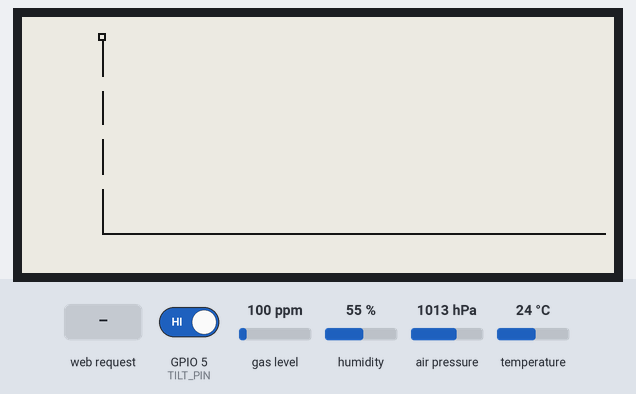
A program run on a simulated ESP32-C3. Shown: 296×128 one-colour display. The inputs (shaded band) are chosen by the test bench; at power-on: air pressure 1013 hPa, temperature 24 °C, GPIO 5 (TILT_PIN) HIGH, gas level 100 ppm, humidity 55 %. What the program prints to the serial monitor is not drawn.

Above: at 5.8 s.
5.9 s: HTTP request GET /toggle received
At 9.1 s:
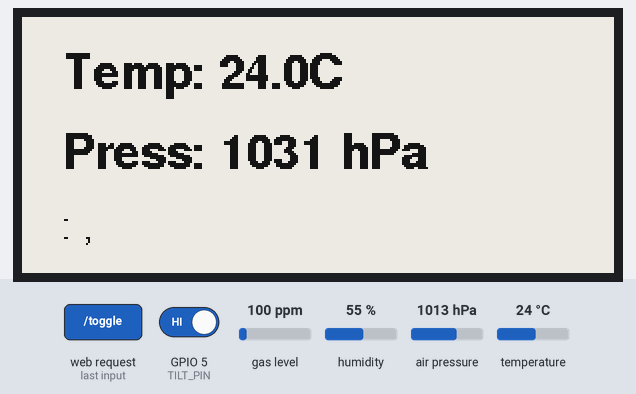
9.7 s: air pressure set to 952 hPa
At 12.4 s:
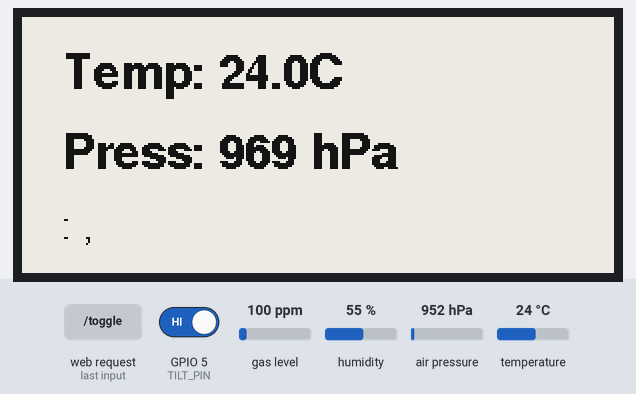
12.7 s: temperature set to 12 °C
At 14.8 s:
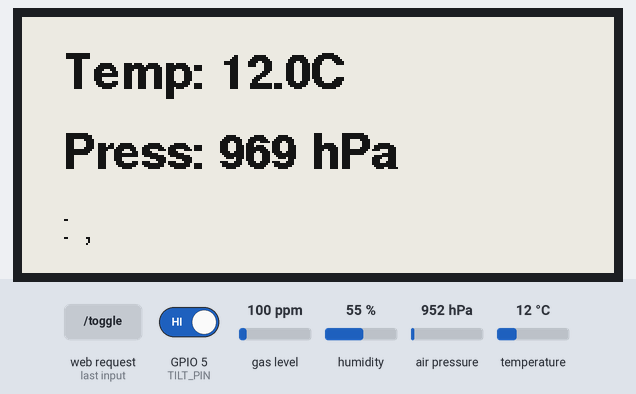
15.7 s: air pressure set to 1000 hPa
At 18.3 s:
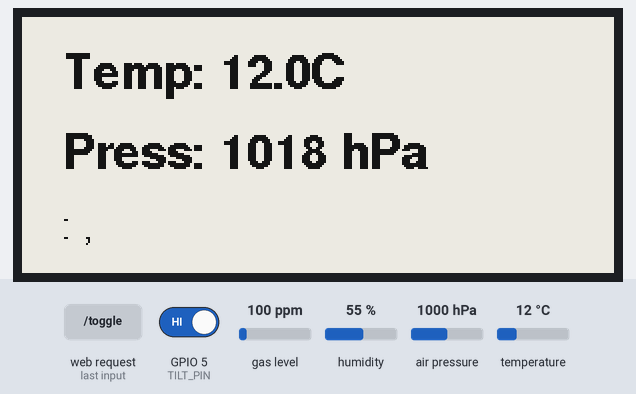
18.7 s: HTTP request GET /toggle?plain=1 received
At 20.6 s:
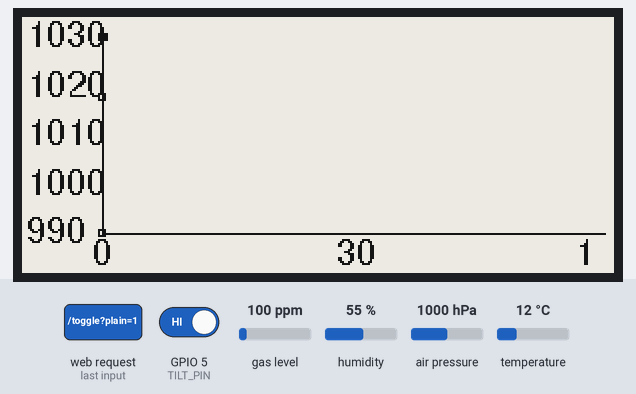
21.7 s: HTTP request GET /toggle?plain=0 received
At 24.1 s:
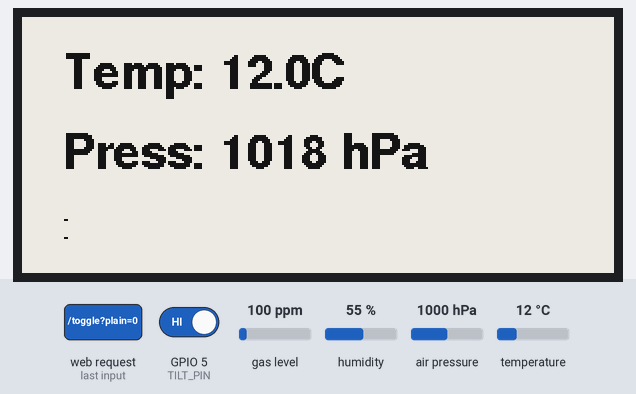
Timing chart, 0 to 25.6 s (numbered marks = the images above; inputs shaded):
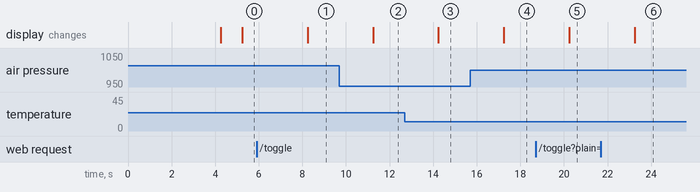

The program:

main.cpp
```cpp
/**
 * ============================================================================
 *  Pocket Weather Station v5: BMP390 + e-Ink + WiFi AP + Zambretti + TILT
 *  ✅ Плавный Canvas-график с авто-масштабом и областью под кривой
 *  ✅ Toast-уведомления (прогноз, данные, ориентация)
 *  ✅ Веб-ползунок скорости обновления (1-30 сек)
 *  ✅ Неблокирующий цикл для стабильной WiFi-работы
 * ============================================================================
 */
#include <Arduino.h>
#include <Wire.h>
#include <SPI.h>
#include <WiFi.h>
#include <WebServer.h>
#include <DNSServer.h>
#include <Adafruit_Sensor.h>
#include <Adafruit_BMP3XX.h>
#include <GxEPD2_BW.h>
#include <Fonts/FreeSans9pt7b.h>
#include <Fonts/FreeSansBold12pt7b.h>

// --- Пины ---
#define BMP_SDA     8
#define BMP_SCL     9
#define BMP_ADDR    0x77
#define TILT_PIN    5

#define EPD_CS      10
#define EPD_DC      4
#define EPD_RST     3
#define EPD_BUSY    2
#define EPD_SCLK    6
#define EPD_MOSI    7
#define EPD_MISO    -1

// --- Настройки ---
#define ALTITUDE_M          150.0f
#define MAX_BUFFER_SIZE     1200
#define TREND_LOOKBACK_SEC  30
#define TREND_THRESHOLD     0.2f
#define DEBOUNCE_MS         50

// --- WiFi ---
#define AP_SSID     "Pocket"
const IPAddress AP_IP(192, 168, 4, 1);

// --- Объекты ---
GxEPD2_290_T94 eink_driver(EPD_CS, EPD_DC, EPD_RST, EPD_BUSY);
GxEPD2_BW<GxEPD2_290_T94, GxEPD2_290_T94::HEIGHT> display(eink_driver);
Adafruit_BMP3XX bmp;
DNSServer dnsServer;
WebServer server(80);

// --- Состояние ---
volatile uint8_t display_mode = 0; // 0: График, 1: Данные
volatile uint32_t update_interval_ms = 3000;
struct DataPoint { float pressure; float temp; uint32_t ts; };
static DataPoint history[MAX_BUFFER_SIZE];
static int buf_head = 0, buf_count = 0;
volatile float web_temp = 0.0, web_press = 0.0;
const char* web_forecast = "Загрузка...";

// Tilt
uint8_t current_rotation = 1;
bool tilt_stable = false, tilt_pending = false, display_needs_redraw = false;
uint32_t tilt_last_ms = 0;

// ============================================================================
// 📊 ДАТЧИК И РАСЧЁТЫ
// ============================================================================
bool readBMP390(float* out_temp, float* out_press_hpa) {
    float t_sum = 0, p_sum = 0;
    for (uint8_t i = 0; i < 3; i++) {
        if (!bmp.performReading()) return false;
        t_sum += bmp.temperature;
        p_sum += bmp.pressure / 100.0f;
        delay(10);
    }
    *out_temp = t_sum / 3;
    *out_press_hpa = p_sum / 3;
    return true;
}

float calcSeaLevelPressure(float p_raw, float temp_c, float altitude) {
    float T_k = temp_c + 273.15f;
    return p_raw * powf(1.0f + (0.0065f * altitude) / T_k, 5.255f);
}

void pushDataPoint(float p, float t) {
    uint32_t ts = millis() / 1000;
    history[buf_head] = {p, t, ts};
    buf_head = (buf_head + 1) % MAX_BUFFER_SIZE;
    if (buf_count < MAX_BUFFER_SIZE) buf_count++;
}

float getTrend(float current_p) {
    if (buf_count < 2) return 0.0f;
    uint32_t now_sec = millis() / 1000;
    float oldest_p = 0; bool found = false;
    for (int i = 0; i < buf_count; i++) {
        int idx = (buf_head - buf_count + i + MAX_BUFFER_SIZE) % MAX_BUFFER_SIZE;
        if ((now_sec - history[idx].ts) <= TREND_LOOKBACK_SEC) { oldest_p = history[idx].pressure; found = true; }
    }
    return found ? (current_p - oldest_p) : 0.0f;
}

const char* getZambrettiForecast(float press, float trend) {
    if (press > 1020.0f) {
        if (trend > TREND_THRESHOLD) return "Ясно, улучшение";
        if (trend < -TREND_THRESHOLD) return "Переменная облачность";
        return "Ясно, стабильно";
    } else if (press > 1000.0f) {
        if (trend > TREND_THRESHOLD) return "Облачно, прояснения";
        if (trend < -TREND_THRESHOLD) return "Возможен дождь";
        return "Переменная облачность";
    } else {
        if (trend < -TREND_THRESHOLD * 1.3f) return "Дождь, ухудшение";
        if (trend > TREND_THRESHOLD * 1.3f) return "Облачно, улучшение";
        return "Пасмурно";
    }
}

// ============================================================================
// 🌐 ВЕБ-ИНТЕРФЕЙС И API
// ============================================================================
const char* HTML_PAGE = R"rawliteral(
<!DOCTYPE html>
<html lang="ru">
<head>
<meta charset="utf-8"><meta name="viewport" content="width=device-width,initial-scale=1">
<title>Pocket Weather</title>
<style>
  :root { --bg: #f4f4f9; --card: #fff; --text: #333; --accent: #3498db; --warn: #e67e22; }
  body{font-family:system-ui,-apple-system,sans-serif;background:var(--bg);margin:0;padding:15px;text-align:center;color:var(--text)}
  .wrap{max-width:360px;margin:0 auto}
  h1{margin:0 0 10px;font-size:20px}
  .card{background:var(--card);border-radius:12px;padding:15px;margin:10px 0;box-shadow:0 3px 6px rgba(0,0,0,.1)}
  .row{display:flex;justify-content:space-around;align-items:center}
  .val{font-size:28px;font-weight:bold}
  .unit{font-size:14px;color:#7f8c8d}
  .fc{font-size:16px;color:var(--warn);font-weight:600}
  .status-bar{font-size:12px;color:#95a5a6;display:flex;justify-content:space-between;margin:8px 0}
  .ctrl{margin:10px 0}
  input[type=range]{width:100%}
  .btn{display:inline-block;padding:10px 20px;border:none;border-radius:8px;font-size:14px;font-weight:600;cursor:pointer;color:#fff;margin:5px}
  .btn-log{background:#3498db} .btn-mode{background:#2ecc71}
  canvas{background:#fff;width:100%;height:200px;border-radius:10px;box-shadow:0 2px 4px rgba(0,0,0,.1);margin:10px 0}
  #toast-container{position:fixed;top:20px;left:50%;transform:translateX(-50%);z-index:999;display:flex;flex-direction:column;gap:8px}
  .toast{padding:10px 15px;border-radius:8px;color:#fff;font-size:13px;opacity:0;transform:translateY(-10px);transition:all 0.3s;box-shadow:0 3px 6px rgba(0,0,0,.2)}
  .toast.show{opacity:1;transform:translateY(0)}
  .toast.info{background:#3498db} .toast.warn{background:#e67e22} .toast.ok{background:#27ae60}
</style>
</head>
<body>
<div class="wrap">
<h1>Pocket Weather</h1>
<div class="status-bar">
  <span id="orient">📐 Ориентация: --</span>
  <span id="interval-disp">⏱ 3 сек</span>
</div>

<div class="card">
  <div class="row">
    <div><div style="font-size:12px;color:#95a5a6">Температура</div><div class="val"><span id="t">--</span><span class="unit">°C</span></div></div>
    <div><div style="font-size:12px;color:#95a5a6">Давление</div><div class="val"><span id="p">--</span><span class="unit">гПа</span></div></div>
  </div>
  <div class="fc" id="fc" style="margin-top:8px">Прогноз: --</div>
</div>

<canvas id="chart" width="320" height="200"></canvas>

<div class="ctrl">
  <label>Скорость обновления: <input type="range" id="int-slider" min="1" max="30" value="3" step="1"></label>
</div>

<div>
  <button class="btn btn-mode" onclick="toggleMode()">🔄 Режим e-Ink</button>
  <button class="btn btn-log" onclick="downloadLog()">📥 Лог CSV</button>
</div>
</div>

<div id="toast-container"></div>

<script>
const ctx=document.getElementById('chart').getContext('2d');
let prevFC="", prevRot="";
let lastData=[];

function toast(msg, type='info'){
  const c=document.getElementById('toast-container');
  const t=document.createElement('div');
  t.className='toast '+type; t.textContent=msg;
  c.appendChild(t); setTimeout(()=>t.classList.add('show'),50);
  setTimeout(()=>{t.classList.remove('show');setTimeout(()=>t.remove(),300)},3000);
}

function drawChart(data){
  if(!data.length)return;
  const W=ctx.canvas.width, H=ctx.canvas.height;
  const pad={l:40,r:10,t:10,b:20}, gw=W-pad.l-pad.r, gh=H-pad.t-pad.b;
  let vals=data.map(d=>d.p);
  let minP=Math.min(...vals), maxP=Math.max(...vals);
  let range=maxP-minP||2; minP-=range*0.15; maxP+=range*0.15; range=maxP-minP;

  ctx.clearRect(0,0,W,H);
  ctx.strokeStyle='#eee'; ctx.lineWidth=1;
  ctx.beginPath(); ctx.moveTo(pad.l,pad.t); ctx.lineTo(pad.l,pad.t+gh); ctx.lineTo(pad.l+gw,pad.t+gh); ctx.stroke();

  ctx.fillStyle='#888'; ctx.font='10px sans-serif'; ctx.textAlign='right';
  for(let i=0;i<=4;i++){let p=minP+range*(i/4), y=pad.t+gh-(gh*(i/4)); ctx.fillText(p.toFixed(0),pad.l-4,y+3);}

  let points=data.map((d,i)=>({x: pad.l+(i/(data.length-1||1))*gw, y: pad.t+gh-((d.p-minP)/range)*gh}));

  // Область под графиком
  ctx.fillStyle='rgba(52,152,219,0.1)'; ctx.beginPath();
  ctx.moveTo(points[0].x, pad.t+gh);
  points.forEach(p=>ctx.lineTo(p.x,p.y));
  ctx.lineTo(points[points.length-1].x, pad.t+gh); ctx.closePath(); ctx.fill();

  // Плавная линия (квадратичные кривые)
  ctx.strokeStyle='#2c3e50'; ctx.lineWidth=2; ctx.lineCap='round'; ctx.lineJoin='round'; ctx.beginPath();
  ctx.moveTo(points[0].x, points[0].y);
  for(let i=0;i<points.length-1;i++){
    let xc=(points[i].x+points[i+1].x)/2, yc=(points[i].y+points[i+1].y)/2;
    ctx.quadraticCurveTo(points[i].x, points[i].y, xc, yc);
  }
  let last=points[points.length-1];
  ctx.quadraticCurveTo(last.x, last.y, last.x, last.y); ctx.stroke();

  // Точки замеров
  ctx.fillStyle='#fff'; ctx.strokeStyle='#2c3e50'; ctx.lineWidth=1;
  points.forEach(p=>{ctx.beginPath();ctx.arc(p.x,p.y,3,0,Math.PI*2);ctx.fill();ctx.stroke();});

  ctx.fillStyle='#888'; ctx.textAlign='center';
  ctx.fillText('0',pad.l,pad.t+gh+14); ctx.fillText('30м',pad.l+gw*0.25,pad.t+gh+14); ctx.fillText('1ч',pad.l+gw,pad.t+gh+14);
}

function update(){
  fetch('/api/data').then(r=>r.json()).then(d=>{
    document.getElementById('t').textContent=d.temp.toFixed(1);
    document.getElementById('p').textContent=d.press.toFixed(0);
    let fcText = d.forecast;
    document.getElementById('fc').textContent="Прогноз: "+fcText;
    document.getElementById('interval-disp').textContent="⏱ "+(d.interval/1000)+" сек";
    document.getElementById('int-slider').value=d.interval/1000;

    let rotText = d.rot==1 ? "📐 Нормально" : "📐 Перевёрнуто";
    document.getElementById('orient').textContent=rotText;

    if(fcText!==prevFC) { toast("🌤 "+fcText, fcText.includes("Дождь")||fcText.includes("улучшение")?'warn':'info'); prevFC=fcText; }
    if(d.rot!==prevRot) { toast(rotText, 'ok'); prevRot=d.rot; }

    lastData=d.hist; drawChart(lastData);
  });
}

function toggleMode(){fetch('/toggle').then(r=>r.json()).then(d=>update());}
function downloadLog(){window.location.href='/log';}

document.getElementById('int-slider').addEventListener('input', e=>{
  let s=parseInt(e.target.value);
  fetch('/api/interval',{method:'POST',headers:{'Content-Type':'application/json'},body:JSON.stringify({ms:s*1000})}).then(()=>{});
});

setInterval(update,2500); update();
</script>
</body>
</html>
)rawliteral";

void setupWebServer() {
    WiFi.mode(WIFI_AP); WiFi.softAP(AP_SSID);
    WiFi.softAPConfig(AP_IP, AP_IP, IPAddress(255, 255, 255, 0));
    dnsServer.start(53, "*", AP_IP);

    server.on("/", []() { server.send(200, "text/html", HTML_PAGE); });

    server.on("/api/data", []() {
        String forecastStr = String((const char*)web_forecast);
        String json = "{\"temp\":" + String(web_temp, 1) + ",\"press\":" + String(web_press, 0) +
                      ",\"forecast\":\"" + forecastStr + "\",\"mode\":" + String(display_mode) +
                      ",\"interval\":" + String(update_interval_ms) + ",\"rot\":" + String(current_rotation) + ",\"hist\":[";
        uint32_t now_sec = millis() / 1000; bool first = true;
        for (int i = 0; i < buf_count; i++) {
            int idx = (buf_head - buf_count + i + MAX_BUFFER_SIZE) % MAX_BUFFER_SIZE;
            uint32_t age_sec = now_sec - history[idx].ts;
            if (age_sec > 3600) continue;
            if (!first) json += ","; first = false;
            json += "{\"t\":" + String(age_sec) + ",\"p\":" + String(history[idx].pressure, 2) + "}";
        }
        json += "]}"; server.send(200, "application/json", json);
    });

    server.on("/toggle", []() { display_mode = (display_mode == 0) ? 1 : 0; server.send(200, "application/json", "{\"mode\":" + String(display_mode) + "}"); });

    server.on("/api/interval", HTTP_POST, []() {
        if(server.hasArg("plain")) {
            String body = server.arg("plain");
            int p = body.indexOf("\"ms\":");
            if(p>=0) {
                uint32_t ms = body.substring(p+4, body.indexOf(",", p)).toInt();
                if(ms>=1000 && ms<=60000) update_interval_ms = ms;
            }
        }
        server.send(200, "application/json", "{\"status\":\"ok\"}");
    });

    server.on("/log", []() {
        String csv = "time_sec,temperature_c,pressure_hpa\r\n";
        for (int i = 0; i < buf_count; i++) {
            int idx = (buf_head - buf_count + i + MAX_BUFFER_SIZE) % MAX_BUFFER_SIZE;
            csv += String(history[idx].ts) + "," + String(history[idx].temp, 2) + "," + String(history[idx].pressure, 2) + "\r\n";
        }
        server.sendHeader("Content-Disposition", "attachment; filename=pocket_log.csv");
        server.send(200, "text/csv", csv);
    });

    server.onNotFound([]() { server.sendHeader("Location", "http://192.168.4.1", true); server.send(302, "text/plain", ""); });
    server.begin();
}

// ============================================================================
// 📈 ОТРИСОВКА E-INK
// ============================================================================
void drawGraphMode() {
    static uint32_t cycle_cnt = 0;
    bool full_refresh = (++cycle_cnt % 20 == 0);
    if (full_refresh) display.setFullWindow();
    else display.setPartialWindow(0, 0, display.width(), display.height());

    display.firstPage();
    do {
        display.fillScreen(GxEPD_WHITE);
        display.setFont(&FreeSans9pt7b);
        const int ml = 40, mr = 5, mt = 10, mb = 20;
        const int gw = display.width() - ml - mr;
        const int gh = display.height() - mt - mb;
        const float P_MIN = 990.0f, P_MAX = 1030.0f, P_RANGE = P_MAX - P_MIN;
        auto pToY = [&](float p) -> int { return mt + gh - (int)(constrain((p - P_MIN) / P_RANGE, 0.0f, 1.0f) * gh); };

        display.drawLine(ml, mt + gh, ml + gw, mt + gh, GxEPD_BLACK);
        display.drawLine(ml, mt, ml, mt + gh, GxEPD_BLACK);
        for (float p = P_MIN; p <= P_MAX; p += 10) { display.setCursor(2, pToY(p) + 4); display.printf("%.0f", p); }
        display.setCursor(ml - 5, mt + gh + 15); display.print("0");
        display.setCursor(ml + gw / 2 - 8, mt + gh + 15); display.print("30м");
        display.setCursor(ml + gw - 15, mt + gh + 15); display.print("1ч");

        uint32_t now_sec = millis() / 1000;
        int prev_x = -1, prev_y = -1;
        for (int i = 0; i < buf_count; i++) {
            int idx = (buf_head - buf_count + i + MAX_BUFFER_SIZE) % MAX_BUFFER_SIZE;
            uint32_t age = now_sec - history[idx].ts;
            if (age > 3600) continue;
            float x_norm = (float)age / 3600.0f;
            int x = ml + (int)(x_norm * gw);
            int y = pToY(history[idx].pressure);
            display.drawRect(x - 2, y - 2, 4, 4, GxEPD_BLACK);
            if (prev_x != -1) display.drawLine(prev_x, prev_y, x, y, GxEPD_BLACK);
            prev_x = x; prev_y = y;
        }
    } while (display.nextPage());
}

void drawCurrentMode() {
    static uint32_t cycle_cnt = 0;
    bool full_refresh = (++cycle_cnt % 10 == 0);
    if (full_refresh) display.setFullWindow();
    else display.setPartialWindow(0, 0, display.width(), display.height());

    display.firstPage();
    do {
        display.fillScreen(GxEPD_WHITE);
        display.setTextColor(GxEPD_BLACK);
        display.setFont(&FreeSansBold12pt7b);
        display.setCursor(20, 35);
        display.printf("Temp: %.1f°C", web_temp);
        display.setCursor(20, 75);
        display.printf("Press: %.0f hPa", web_press);
        display.setFont(&FreeSans9pt7b);
        display.setCursor(20, 110);
        display.print("Прогноз: ");
        display.println((const char*)web_forecast);
    } while (display.nextPage());
}

void drawScreen() {
    if (display_mode == 0) drawGraphMode();
    else drawCurrentMode();
}

// ============================================================================
// 🔘 ОБРАБОТКА НАКЛОНА (SW-520D)
// ============================================================================
void checkTiltSensor() {
    bool raw = (digitalRead(TILT_PIN) == LOW);
    if (raw != tilt_pending) { tilt_pending = raw; tilt_last_ms = millis(); }
    if (millis() - tilt_last_ms >= DEBOUNCE_MS && raw != tilt_stable) {
        tilt_stable = raw;
        uint8_t new_rot = tilt_stable ? 3 : 1;
        if (new_rot != current_rotation) {
            current_rotation = new_rot;
            display.setRotation(current_rotation);
            display.setFullWindow();
            display.firstPage(); do { display.fillScreen(GxEPD_WHITE); } while (display.nextPage());
            display_needs_redraw = true;
        }
    }
}

// ============================================================================
// 🔄 ARDUINO ENTRY POINTS
// ============================================================================
void setup() {
    Serial.begin(115200);
    delay(2000);
    Serial.println("\n=== BOOT: Pocket Station v5 ===");

    pinMode(TILT_PIN, INPUT_PULLUP);
    Wire.begin(BMP_SDA, BMP_SCL);
    SPI.begin(EPD_SCLK, EPD_MISO, EPD_MOSI, EPD_CS);

    Serial.print("[BMP] ");
    if (bmp.begin_I2C(BMP_ADDR, &Wire)) {
        bmp.setTemperatureOversampling(BMP3_OVERSAMPLING_8X);
        bmp.setPressureOversampling(BMP3_OVERSAMPLING_4X);
        bmp.setIIRFilterCoeff(BMP3_IIR_FILTER_COEFF_3);
        bmp.setOutputDataRate(BMP3_ODR_50_HZ);
        Serial.println("OK");
    } else Serial.println("FAIL");

    Serial.print("[EPD] ");
    display.init(115200);
    display.setRotation(current_rotation);
    Serial.println("OK");

    display.setFullWindow();
    display.firstPage(); do { display.fillScreen(GxEPD_WHITE); } while (display.nextPage());

    setupWebServer();
    Serial.println("[READY]");
}

void loop() {
    dnsServer.processNextRequest();
    server.handleClient();
    checkTiltSensor();

    static uint32_t last_update = 0;
    if (millis() - last_update >= update_interval_ms) {
        last_update = millis();
        if (display_needs_redraw) { drawScreen(); display_needs_redraw = false; }

        float t = 0, p = 0;
        if (readBMP390(&t, &p)) {
            float sea = calcSeaLevelPressure(p, t, ALTITUDE_M);
            float trend = getTrend(sea);
            web_temp = t; web_press = sea;
            web_forecast = getZambrettiForecast(sea, trend);
            pushDataPoint(sea, t);
            drawScreen(); // Обновляем экран с новыми данными
            Serial.printf("P=%.0f | T=%.1f | Trend=%.2f | FC: %s | Rot: %d | Int: %dms\n", sea, t, trend, web_forecast, current_rotation, update_interval_ms);
        }
    }
    // Небольшая задержка для разгрузки CPU, но не блокирует WiFi
    delay(1);
}
```

Measured:
- after the input at 5.9 s, the display: changes after 2.3 s (image 1)
- after the input at 9.7 s, the display: changes after 1.5 s (image 2)
- after the input at 12.7 s, the display: changes after 1.5 s (image 3)
- after the input at 15.7 s, the display: changes after 1.5 s (image 4)
- after the input at 18.7 s, the display: changes after 1.5 s (image 5)
- after the input at 21.7 s, the display: changes after 1.5 s (image 6)
